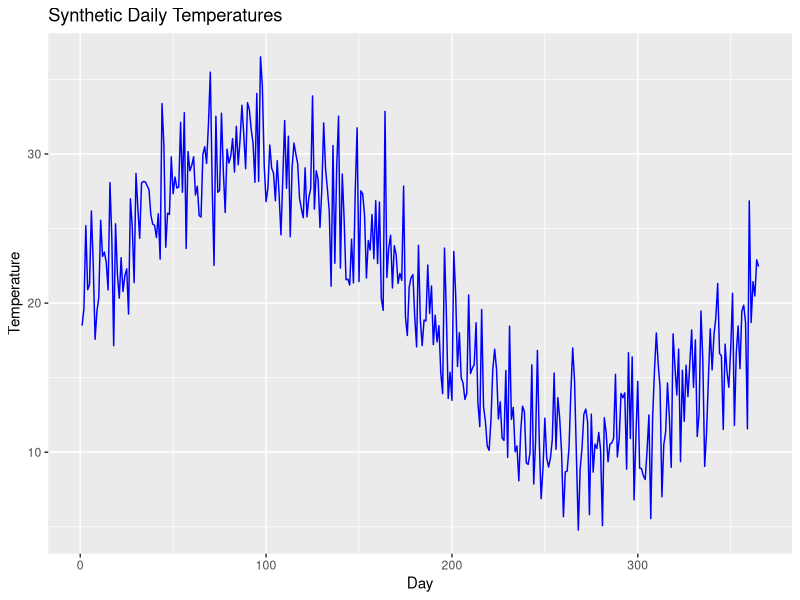
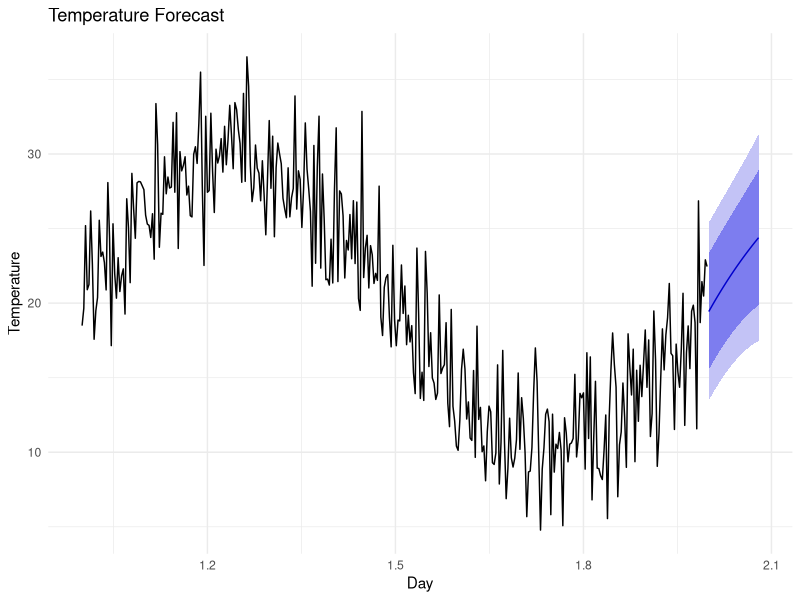

Source code (R) for these figures, in order:
# The script below covers generating  synthetic temperature data, plotting the data, fitting an ARIMA model, forecasting future temperatures, and evaluating the model's performance. 

library("ggplot2")
library("forecast")

# set seed for reproducibility
set.seed(123)

# generate synthetic data: 365 days of daily temperature
days <- 1:365
temperature <- 20 + 10 * sin(2 * pi * days / 365) + rnorm(365, mean = 0, sd = 3)


# create a data frame
data <- data.frame(Day = days, Temperature = temperature)

# plot the synthetic data
ggplot(data, aes(x = Day, y = Temperature)) +
  geom_line(color = "blue") +
  labs(title = "Synthetic Daily Temperatures", x = "Day", y = "Temperature")

# Convert data to time series object
temperature_ts <- ts(data$Temperature, frequency = 365)

# Fir ARIMA model
fit <- auto.arima(temperature_ts)

# summary of the model
summary(fit)

# forecast the next 30 days
forecasted <- forecast(fit, h = 30)

# Plot the forecast
autoplot(forecasted) +
  labs(title = "Temperature Forecast", x = "Day", y = "Temperature") +
  theme_minimal()

# Calculate residuals
residuals <- residuals(fit)

# Calculate MAE and RMSE
mae <- mean(abs(residuals))
rmse <- sqrt(mean(residuals^2))

cat("Mean Absolute Error (MAE):", mae, "\n")
cat("Root Mean Square Error (RMSE):", rmse, "\n")



